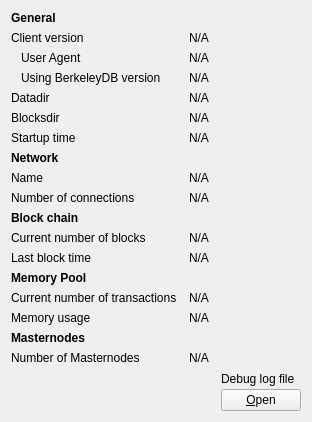
     <widget class="QWidget" name="tab_info">
      <attribute name="title">
       <string>&amp;Information</string>
      </attribute>
      <layout class="QGridLayout" name="gridLayout" columnstretch="0,1,0">
       <property name="horizontalSpacing">
        <number>12</number>
       </property>
       <item row="0" column="0">
        <widget class="QLabel" name="label_9">
         <property name="font">
          <font>
           <weight>75</weight>
           <bold>true</bold>
          </font>
         </property>
         <property name="text">
          <string>General</string>
         </property>
        </widget>
       </item>
       <item row="1" column="0">
        <widget class="QLabel" name="label_6">
         <property name="text">
          <string>Client version</string>
         </property>
        </widget>
       </item>
       <item row="1" column="1" colspan="2">
        <widget class="QLabel" name="clientVersion">
         <property name="cursor">
          <cursorShape>IBeamCursor</cursorShape>
         </property>
         <property name="text">
          <string>N/A</string>
         </property>
         <property name="textFormat">
          <enum>Qt::PlainText</enum>
         </property>
         <property name="textInteractionFlags">
          <set>Qt::LinksAccessibleByMouse|Qt::TextSelectableByKeyboard|Qt::TextSelectableByMouse</set>
         </property>
        </widget>
       </item>
       <item row="2" column="0">
        <widget class="QLabel" name="labelClientUserAgent">
         <property name="text">
          <string>User Agent</string>
         </property>
         <property name="indent">
          <number>10</number>
         </property>
        </widget>
       </item>
       <item row="2" column="1" colspan="2">
        <widget class="QLabel" name="clientUserAgent">
         <property name="cursor">
          <cursorShape>IBeamCursor</cursorShape>
         </property>
         <property name="text">
          <string>N/A</string>
         </property>
         <property name="textFormat">
          <enum>Qt::PlainText</enum>
         </property>
         <property name="textInteractionFlags">
          <set>Qt::LinksAccessibleByMouse|Qt::TextSelectableByKeyboard|Qt::TextSelectableByMouse</set>
         </property>
        </widget>
       </item>
       <item row="3" column="0">
        <widget class="QLabel" name="label_berkeleyDBVersion">
         <property name="text">
          <string>Using BerkeleyDB version</string>
         </property>
         <property name="indent">
          <number>10</number>
         </property>
        </widget>
       </item>
       <item row="3" column="1" colspan="2">
        <widget class="QLabel" name="berkeleyDBVersion">
         <property name="cursor">
          <cursorShape>IBeamCursor</cursorShape>
         </property>
         <property name="text">
          <string>N/A</string>
         </property>
         <property name="textFormat">
          <enum>Qt::PlainText</enum>
         </property>
         <property name="textInteractionFlags">
          <set>Qt::LinksAccessibleByMouse|Qt::TextSelectableByKeyboard|Qt::TextSelectableByMouse</set>
         </property>
        </widget>
       </item>
       <item row="4" column="0">
        <widget class="QLabel" name="label_12">
         <property name="text">
          <string>Datadir</string>
         </property>
        </widget>
       </item>
       <item row="4" column="1" colspan="2">
        <widget class="QLabel" name="dataDir">
         <property name="cursor">
          <cursorShape>IBeamCursor</cursorShape>
         </property>
         <property name="toolTip">
          <string>To specify a non-default location of the data directory use the '%1' option.</string>
         </property>
         <property name="text">
          <string>N/A</string>
         </property>
         <property name="textFormat">
          <enum>Qt::PlainText</enum>
         </property>
         <property name="wordWrap">
          <bool>true</bool>
         </property>
         <property name="textInteractionFlags">
          <set>Qt::LinksAccessibleByMouse|Qt::TextSelectableByKeyboard|Qt::TextSelectableByMouse</set>
         </property>
        </widget>
       </item>
       <item row="5" column="0">
        <widget class="QLabel" name="label_11">
         <property name="text">
          <string>Blocksdir</string>
         </property>
        </widget>
       </item>
       <item row="5" column="1" colspan="2">
        <widget class="QLabel" name="blocksDir">
         <property name="cursor">
          <cursorShape>IBeamCursor</cursorShape>
         </property>
         <property name="toolTip">
          <string>To specify a non-default location of the blocks directory use the '%1' option.</string>
         </property>
         <property name="text">
          <string>N/A</string>
         </property>
         <property name="textFormat">
          <enum>Qt::PlainText</enum>
         </property>
         <property name="wordWrap">
          <bool>true</bool>
         </property>
         <property name="textInteractionFlags">
          <set>Qt::LinksAccessibleByMouse|Qt::TextSelectableByKeyboard|Qt::TextSelectableByMouse</set>
         </property>
        </widget>
       </item>
       <item row="6" column="0">
        <widget class="QLabel" name="label_13">
         <property name="text">
          <string>Startup time</string>
         </property>
        </widget>
       </item>
       <item row="6" column="1" colspan="2">
        <widget class="QLabel" name="startupTime">
         <property name="cursor">
          <cursorShape>IBeamCursor</cursorShape>
         </property>
         <property name="text">
          <string>N/A</string>
         </property>
         <property name="textFormat">
          <enum>Qt::PlainText</enum>
         </property>
         <property name="textInteractionFlags">
          <set>Qt::LinksAccessibleByMouse|Qt::TextSelectableByKeyboard|Qt::TextSelectableByMouse</set>
         </property>
        </widget>
       </item>
       <item row="7" column="0">
           <widget class="QLabel" name="labelNetwork">
               <property name="font">
                   <font>
                       <weight>75</weight>
                       <bold>true</bold>
                   </font>
               </property>
               <property name="text">
                   <string>Network</string>
               </property>
           </widget>
       </item>
       <item row="8" column="0">
        <widget class="QLabel" name="label_8">
         <property name="text">
          <string>Name</string>
         </property>
        </widget>
       </item>
       <item row="8" column="1" colspan="2">
        <widget class="QLabel" name="networkName">
         <property name="cursor">
          <cursorShape>IBeamCursor</cursorShape>
         </property>
         <property name="text">
          <string>N/A</string>
         </property>
         <property name="textFormat">
          <enum>Qt::PlainText</enum>
         </property>
         <property name="textInteractionFlags">
          <set>Qt::LinksAccessibleByMouse|Qt::TextSelectableByKeyboard|Qt::TextSelectableByMouse</set>
         </property>
        </widget>
       </item>
       <item row="9" column="0">
        <widget class="QLabel" name="label_7">
         <property name="text">
          <string>Number of connections</string>
         </property>
        </widget>
       </item>
       <item row="9" column="1" colspan="2">
        <widget class="QLabel" name="numberOfConnections">
         <property name="cursor">
          <cursorShape>IBeamCursor</cursorShape>
         </property>
         <property name="text">
          <string>N/A</string>
         </property>
         <property name="textFormat">
          <enum>Qt::PlainText</enum>
         </property>
         <property name="textInteractionFlags">
          <set>Qt::LinksAccessibleByMouse|Qt::TextSelectableByKeyboard|Qt::TextSelectableByMouse</set>
         </property>
        </widget>
       </item>
       <item row="10" column="0">
        <widget class="QLabel" name="label_10">
         <property name="font">
          <font>
           <weight>75</weight>
           <bold>true</bold>
          </font>
         </property>
         <property name="text">
          <string>Block chain</string>
         </property>
        </widget>
       </item>
       <item row="11" column="0">
        <widget class="QLabel" name="label_3">
         <property name="text">
          <string>Current number of blocks</string>
         </property>
        </widget>
       </item>
       <item row="11" column="1" colspan="2">
        <widget class="QLabel" name="numberOfBlocks">
         <property name="cursor">
          <cursorShape>IBeamCursor</cursorShape>
         </property>
         <property name="text">
          <string>N/A</string>
         </property>
         <property name="textFormat">
          <enum>Qt::PlainText</enum>
         </property>
         <property name="textInteractionFlags">
          <set>Qt::LinksAccessibleByMouse|Qt::TextSelectableByKeyboard|Qt::TextSelectableByMouse</set>
         </property>
        </widget>
       </item>
       <item row="12" column="0">
        <widget class="QLabel" name="labelLastBlockTime">
         <property name="text">
          <string>Last block time</string>
         </property>
        </widget>
       </item>
       <item row="12" column="1" colspan="2">
        <widget class="QLabel" name="lastBlockTime">
         <property name="cursor">
          <cursorShape>IBeamCursor</cursorShape>
         </property>
         <property name="text">
          <string>N/A</string>
         </property>
         <property name="textFormat">
          <enum>Qt::PlainText</enum>
         </property>
         <property name="textInteractionFlags">
          <set>Qt::LinksAccessibleByMouse|Qt::TextSelectableByKeyboard|Qt::TextSelectableByMouse</set>
         </property>
        </widget>
       </item>
       <item row="13" column="0">
        <widget class="QLabel" name="labelMempoolTitle">
         <property name="font">
          <font>
           <weight>75</weight>
           <bold>true</bold>
          </font>
         </property>
         <property name="text">
          <string>Memory Pool</string>
         </property>
        </widget>
       </item>
       <item row="14" column="0">
        <widget class="QLabel" name="labelNumberOfTransactions">
         <property name="text">
          <string>Current number of transactions</string>
         </property>
        </widget>
       </item>
       <item row="14" column="1">
        <widget class="QLabel" name="mempoolNumberTxs">
         <property name="cursor">
          <cursorShape>IBeamCursor</cursorShape>
         </property>
         <property name="text">
          <string>N/A</string>
         </property>
         <property name="textFormat">
          <enum>Qt::PlainText</enum>
         </property>
         <property name="textInteractionFlags">
          <set>Qt::LinksAccessibleByMouse|Qt::TextSelectableByKeyboard|Qt::TextSelectableByMouse</set>
         </property>
        </widget>
       </item>
       <item row="15" column="0">
        <widget class="QLabel" name="labelMemoryUsage">
         <property name="text">
          <string>Memory usage</string>
         </property>
        </widget>
       </item>
       <item row="15" column="1">
        <widget class="QLabel" name="mempoolSize">
         <property name="cursor">
          <cursorShape>IBeamCursor</cursorShape>
         </property>
         <property name="text">
          <string>N/A</string>
         </property>
         <property name="textFormat">
          <enum>Qt::PlainText</enum>
         </property>
         <property name="textInteractionFlags">
          <set>Qt::LinksAccessibleByMouse|Qt::TextSelectableByKeyboard|Qt::TextSelectableByMouse</set>
         </property>
        </widget>
       </item>
       <item row="16" column="0">
        <widget class="QLabel" name="masternodesLabel">
         <property name="font">
          <font>
           <weight>75</weight>
           <bold>true</bold>
          </font>
         </property>
         <property name="text">
          <string>Masternodes</string>
         </property>
        </widget>
       </item>
       <item row="17" column="0">
        <widget class="QLabel" name="masternodeCountLabel">
         <property name="text">
          <string>Number of Masternodes</string>
         </property>
        </widget>
       </item>
       <item row="17" column="1">
        <widget class="QLabel" name="masternodeCount">
         <property name="text">
          <string>N/A</string>
         </property>
        </widget>
       </item>
       <item row="16" column="2" rowspan="3">
        <layout class="QVBoxLayout" name="verticalLayoutDebugButton">
         <property name="spacing">
          <number>3</number>
         </property>
         <item>
          <spacer name="verticalSpacer_2">
           <property name="orientation">
            <enum>Qt::Vertical</enum>
           </property>
           <property name="sizeHint" stdset="0">
            <size>
             <width>10</width>
             <height>5</height>
            </size>
           </property>
          </spacer>
         </item>
         <item>
          <widget class="QLabel" name="labelDebugLogfile">
           <property name="text">
            <string>Debug log file</string>
           </property>
          </widget>
         </item>
         <item>
          <widget class="QPushButton" name="openDebugLogfileButton">
           <property name="toolTip">
            <string>Open the %1 debug log file from the current data directory. This can take a few seconds for large log files.</string>
           </property>
           <property name="text">
            <string>&amp;Open</string>
           </property>
           <property name="autoDefault">
            <bool>false</bool>
           </property>
          </widget>
         </item>
        </layout>
       </item>
       <item row="18" column="0">
        <spacer name="verticalSpacer">
         <property name="orientation">
          <enum>Qt::Vertical</enum>
         </property>
         <property name="sizeHint" stdset="0">
          <size>
           <width>20</width>
           <height>40</height>
          </size>
         </property>
        </spacer>
       </item>
      </layout>
     </widget>
